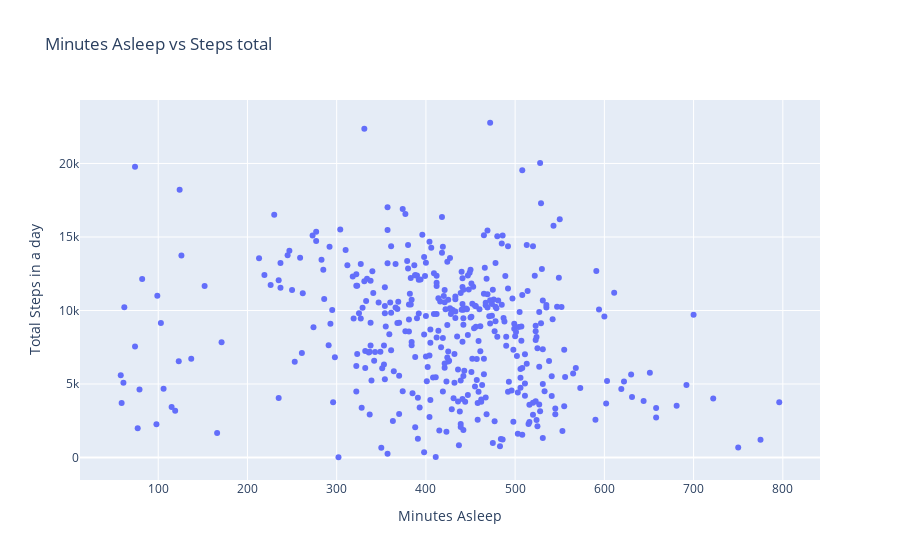

Notebook source saved alongside this figure:
### Code cell
# Plot
fig = px.scatter(x=df_analysis_sleep_steps['TotalMinutesAsleep'], y=df_analysis_sleep_steps['StepTotal'], title="Minutes Asleep vs Steps total")

fig.update_layout(legend=dict(
                      orientation="h",
                      yanchor="bottom",
                      y=1.02,
                      xanchor="right",
                      x=1,
                      title=''
                  ),xaxis=dict(
                      title = 'Minutes Asleep',
                      ), 
                    yaxis=dict(
                      title='Total Steps in a day',
                      side='left',
))


fig.show()

### Figure 1 — Plotly figure (JSON) as saved in the notebook; plotly's stock layout.template omitted (floating-point values rounded to 4 significant figures; data arrays with more than 128 entries replaced by an {"elided": "..."} marker saying what was removed)
{"data": [{"hovertemplate": "x=%{x}<br>y=%{y}<extra></extra>", "legendgroup": "", "marker": {"color": "#636efa", "symbol": "circle"}, "mode": "markers", "name": "", "orientation": "v", "showlegend": false, "type": "scatter", "x": {"elided": "410 int values"}, "xaxis": "x", "y": {"elided": "410 int values"}, "yaxis": "y"}], "layout": {"legend": {"orientation": "h", "title": {"text": ""}, "tracegroupgap": 0, "x": 1, "xanchor": "right", "y": 1.02, "yanchor": "bottom"}, "title": {"text": "Minutes Asleep vs Steps total"}, "xaxis": {"anchor": "y", "domain": [0, 1], "title": {"text": "Minutes Asleep"}}, "yaxis": {"anchor": "x", "domain": [0, 1], "side": "left", "title": {"text": "Total Steps in a day"}}}}
